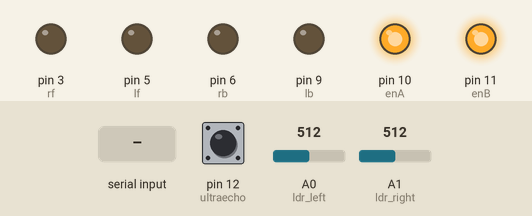
Recording of a sketch running on a simulated Arduino Uno, built with avr-gcc and run on an emulated ATmega328P. Parts: output pins drawn as LEDs (lit = HIGH). The test bench sets the inputs (shaded band); at power-on: pin 12 (ultraecho) LOW, A0 (ldr_left) = 512, A1 (ldr_right) = 512. Pins used as bus, display or sensor lines are not drawn.

Above: at 1.2 s.
1.3 s: "f" received over Serial
At 2.9 s:
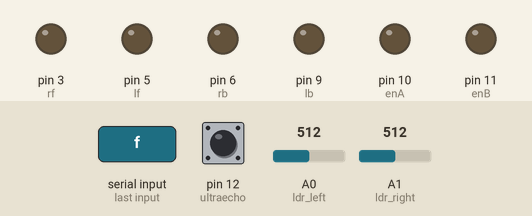
3.8 s: pin 12 (ultraecho) pulsed HIGH 2 times (0.12 s each, 0.3 s apart)
At 4.8 s:
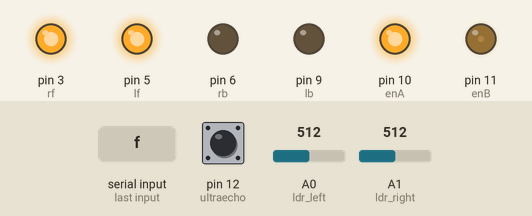
At 5.8 s:
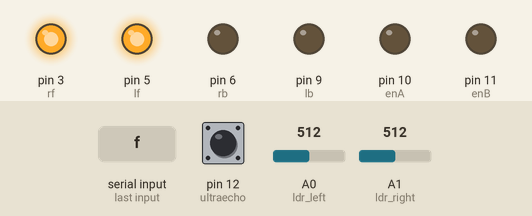
Timing chart, 0 to 7.3 s (numbered marks = the images above; inputs shaded):
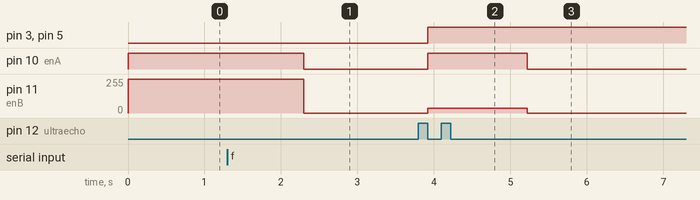

The sketch:

task1.ino
```cpp
#define enA 10
#define enB 11
#define rf 3
#define lf 5
#define rb 6
#define lb 9
#define ldr_left A0
#define ldr_right A1
#define ultraecho 12
#define trigger 13
#define mindist 10
char ch;
float t;
float a,b ;
void setup() {
    pinMode(ldr_left, INPUT);
    pinMode(ldr_right, INPUT);
    pinMode(ultraecho, INPUT);
    pinMode(trigger, OUTPUT);
    pinMode(rf, OUTPUT);
    pinMode(lf, OUTPUT);
    pinMode(rb, OUTPUT);
    pinMode(lb, OUTPUT);
    pinMode(enA, OUTPUT);
    pinMode(enB, OUTPUT);
    analogWrite(enA, 255);
    analogWrite(enB, 255);

    digitalWrite(rf, LOW);
    digitalWrite(lf, LOW);
    digitalWrite(rb, LOW);
    digitalWrite(lb, LOW);
    Serial.begin(9600);

}

void loop() {
  if(Serial.available()>0)
  {
  ch = Serial.read();
  while(ch=='f')
  {
   digitalWrite(trigger,LOW);
   delayMicroseconds(2);
   digitalWrite(trigger,HIGH);
   delayMicroseconds(10);
   t = pulseIn(ultraecho, HIGH);
   float dist = (0.33 * t) /2;

   if(dist >= mindist)
   {
    a = analogRead(ldr_left);
    b = analogRead(ldr_right);
    digitalWrite(rf, HIGH);
    digitalWrite(lf, HIGH);
    digitalWrite(rb, LOW);
    digitalWrite(lb, LOW);
    int speed1 = map(a, 4, 448, 0, 255);
    int speed2 = map(b, 4, 448, 0, 255);

    analogWrite(enA, speed1);
    analogWrite(enB, speed2);
  }
  else
  {
    analogWrite(enA, 0);
    analogWrite(enB, 0);
  }

  }
  }
}
```

Measured:
- after the input at 1.3 s, pin 10 (enA): HIGH → LOW after 1.0 s; pin 11 (enB): 255/255 → 0/255 after 1.0 s
- after the input at 3.8 s, pin 3 (rf), pin 5 (lf): LOW → HIGH after 0.12 s; pin 10 (enA): LOW → HIGH after 0.12 s, → LOW 1.3 s later; pin 11 (enB): 0/255 → 35/255 after 0.12 s, → 0/255 1.3 s later
